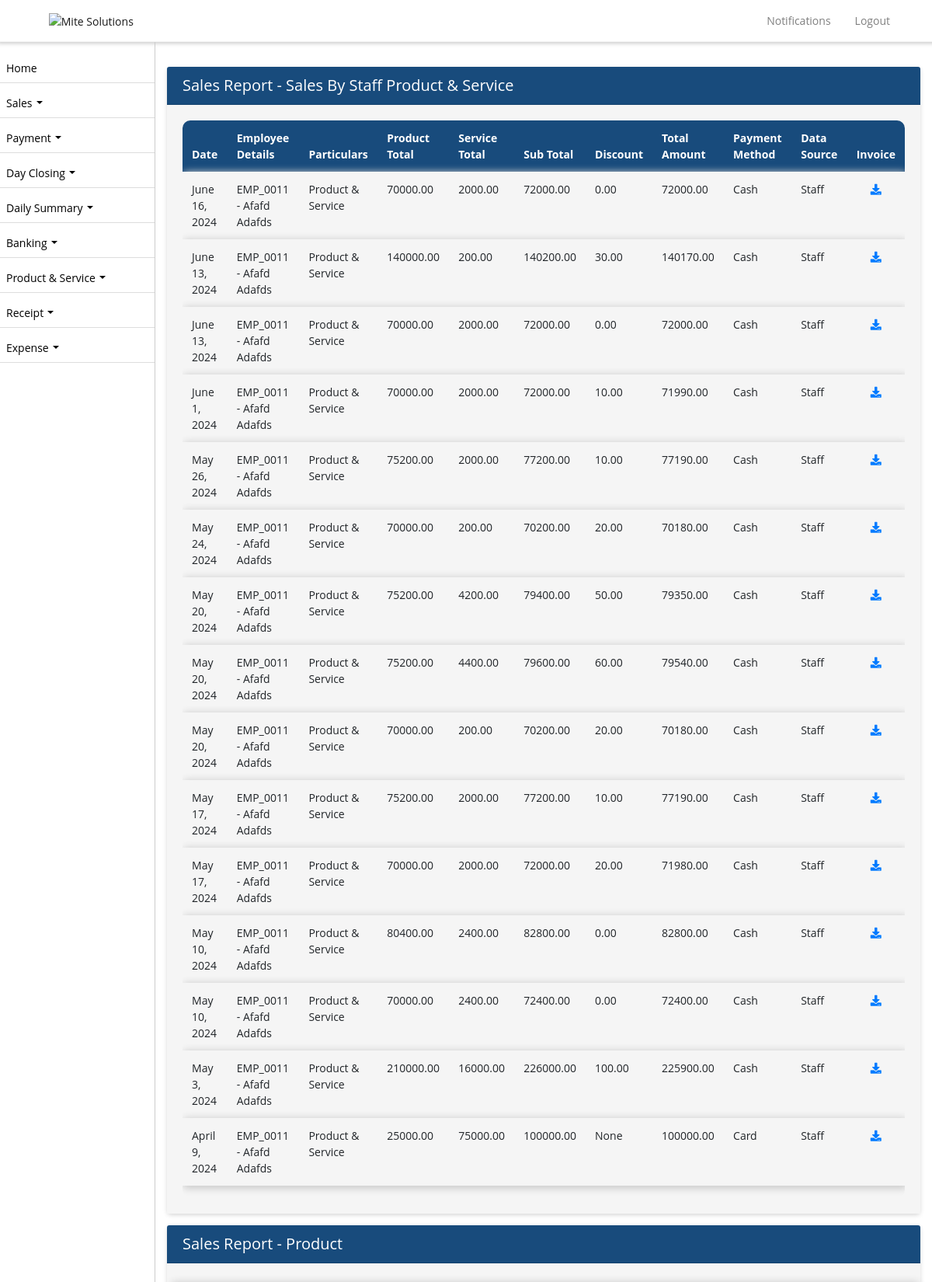
The app's page /sale/sales-report-admin/ (signed in, upper part) with its own data.
### ezshopapp/models.py (models this page shows, shortened)
class SalesByStaffItemService(models.Model):
    date = models.DateField(_("Date"))
    employee = models.ForeignKey(Employee, on_delete=models.CASCADE, verbose_name=_("Employee"), null=True)
    product = models.ForeignKey(Product, on_delete=models.CASCADE, verbose_name=_("Product"),  null=True)
    pquantity = models.PositiveIntegerField(_("Product Quantity"),  null=True)
    pprice = models.DecimalField(max_digits=10, decimal_places=2, verbose_name=_("Product Price"),  null=True)
    service = models.ForeignKey(Service, on_delete=models.CASCADE, verbose_name=_("Service"),  null=True)
    squantity = models.PositiveIntegerField(_("Service Quantity"),  null=True)
    sprice = models.DecimalField(max_digits=10, decimal_places=2, verbose_name=_("Service Price"),  null=True)
    sub_total = models.DecimalField(max_digits=10, decimal_places=2, verbose_name=_("Sub Total"))
    discount = models.DecimalField(max_digits=10, decimal_places=2, verbose_name=_("Discount"), null=True)
    total_amount = models.DecimalField(max_digits=10, decimal_places=2, verbose_name=_("Total Amount"), null=True)
    payment_method = models.CharField(max_length=20, choices=PAYMENT_METHOD_CHOICES, verbose_name=_("Payment Method"))
    created_on = models.DateTimeField(auto_now_add=True, null=True)
    itemtotal = models.DecimalField(max_digits=10, decimal_places=2, verbose_name=_("Products Total"), null=True)
    servicetotal = models.DecimalField(max_digits=10, decimal_places=2, verbose_name=_("Service Total"), null=True)
    note = models.TextField(null=True,blank=True)

class Employee(models.Model):
    employee_id = models.CharField(max_length=10, unique=True)
    username = models.CharField(max_length=50, null=True)
    password = models.CharField(max_length=50, null=True)
    business_profile = models.CharField(max_length=255, null=True)
    business_profile_id = models.IntegerField(null=True)
    first_name = models.CharField(max_length=255)
    second_name = models.CharField(max_length=255)
    nationality = models.CharField(max_length=255)
    mobile_no = models.CharField(max_length=20, blank=True, null=True)
    passport_no = models.CharField(max_length=20, unique=True)
    passport_expiration_date = models.DateField()
    emirates_id = models.CharField(max_length=20, unique=True)
    id_expiration_date = models.DateField()
    basic_pay = models.DecimalField(max_digits=10, decimal_places=2)
    house_allowance = models.DecimalField(max_digits=10, decimal_places=2, default=0)
    transportation_allowance = models.DecimalField(max_digits=10, decimal_places=2, default=0)
    commission_percentage = models.DecimalField(max_digits=5, decimal_places=2, default=0, validators=[MinValueValidator(0)])
    joining_date = models.DateField()
    job_role = models.ForeignKey(Role, on_delete=models.SET_NULL, null=True)
    is_employee = models.BooleanField(default=True)
    created_on = models.DateTimeField(auto_now_add=True, null=True)

### ezshopapp/views.py (the view)
# urls.py: path('sale/sales-report-admin/', sales_report_admin, name='sales_report_admin'),
def sales_report_admin(request):
    try:
        shop_admin = ShopAdmin.objects.get(user=request.user)
        shop = shop_admin.shop
        business = BusinessProfile.objects.get(license_number=shop.license_number)
        employees = Employee.objects.filter(business_profile=business)
        sales_by_staff_item = SaleByStaffItem.objects.filter(employee__in=employees).select_related('employee', 'item').order_by('-date')
        sales_by_staff_item_service = SalesByStaffItemService.objects.filter(employee__in=employees).select_related('employee').order_by('-date')
        sales_by_staff_service = SaleByStaffService.objects.filter(employee__in=employees).select_related('employee', 'service').order_by('-date')
        sales_by_admin_item = SalesByAdminItem.objects.filter(employee__in=employees).select_related('employee', 'item').order_by('-date')
        sales_by_admin_service = SaleByAdminService.objects.filter(employee__in=employees).select_related('employee', 'service').order_by('-date')
        service_sales = [(sale, 'Staff') for sale in sales_by_staff_service] + [(sale, 'Admin') for sale in sales_by_admin_service]
        sales = [(sale, 'Admin') for sale in sales_by_admin_item] + [(sale, 'Staff') for sale in sales_by_staff_item]
        salesa = sales_by_staff_item_service
    except AttributeError:
        business = None
        employees = None
        service_sales = []
        sales = []
        salesa = []
    context = {
        'sales': sales,
        'salesa': salesa,
        'service_sales': service_sales,
    }
    return render(request, 'sales_report_admin.html', context)

### ezshopapp/models.py (called while the page is built)
    def __str__(self):
        return self.name

### ezshopapp/templates/sales_report_admin.html (shortened to what this page needs)
{% extends 'base.html' %}
{% block content %}
<div class="card">
    <div class="card-header">
        <h5 class="mb-0 text-white">Sales Report - Sales By Staff Product & Service</h5>
    </div>
    <div class="card-body">
        <div class="table-responsive">
            <table class="table table-bordered table-striped nowrap" style="width: 100%;" id="ssis">
                <thead>
                    <tr>
                        <th>Date</th>
                        <th>Employee Details</th>
                        <th>Particulars</th>
                        <th>Product Total</th>
                        <th>Service Total</th>
                        <th>Sub Total</th>
                        <th>Discount</th>
                        <th>Total Amount</th>
                        <th>Payment Method</th>
                        <th>Data Source</th>
                        <th>Invoice</th>
                    </tr>
                </thead>
                <tbody>
                    {% for sale in salesa %}
                    <tr>
                        <td>{{ sale.date }}</td>
                        <td class="text-capitalize">{{ sale.employee.employee_id }} - {{ sale.employee.first_name }} {{ sale.employee.second_name }}</td>
                       <td>Product & Service</td>
                        <td>{{ sale.itemtotal }}</td>
                        <td>{{ sale.servicetotal }}</td>
                        <td>{{ sale.sub_total }}</td>
                        <td>{{ sale.discount }}</td>
                        <td>{{ sale.total_amount }}</td>
                        <td class="text-capitalize">{{ sale.payment_method }}</td>
                        <td>Staff</td>
                        <td class="text-center">
                        <a href="{% url 'generate_invoice_pdf' sale.id 'salesbystaffitemservice' %}" class="text-center">
                            <i class="fas fa-download"></i>
                        </a>
                        </td>
                    </tr>
                    {% endfor %}
                </tbody>
            </table>
        </div>
    </div>
</div>
<div class="card">
    <div class="card-header">
        <h5 class="mb-0">Sales Report - Product</h5>
    </div>
    <div class="card-body">
    </div>
</div>
{% endblock %}

### ezshopapp/templates/base.html (style rules this page uses)
.table-bordered td, .table-bordered th { border: transparent !important; }
.table-bordered>:not(caption)>* { border-width: 0px !important; box-shadow: 2px 2px 10px 2px #ccc; border-radius:5px; }
body, p, h1, h2, h3, h4, h5, h6, a, li, label, input, div, span, small { font-family: "Open Sans", sans-serif !important; }
body, p, a, li, li>a { font-size:14px !important; }
body { padding-top: 56px; background-color: #ffffff !important; }
table thead { border-radius: 5px !important; }
table thead th { vertical-align: bottom; border-bottom: 2px solid #dee2e6; background-color: #184b7c !important; color: #fff !important; }
tbody { border-bottom: 0px !important; background-color: #f5f5f5 !important; }
tbody>tr>td { background-color: #f5f5f5 !important; }
table { border:1px !important; }
div>.table-responsive, table, table>thead { border-radius: 10px !important; }
.card { border:0px !important; margin-top:15px; margin-bottom:15px; box-shadow: 0px 2px 6px -1px #ccc; }
.card-body { background-color: #f5f5f5 !important; }
.card-header { background-color: #184b7c !important; color:#fff !important; }
.card-header>a, .card-header>h5 { color:#fff !important; }

### records on screen
SalesByStaffItemService: date "June 16, 2024", employee.employee_id "EMP_0011", employee.first_name "Afafd", employee.second_name "Adafds", itemtotal "70000.00", servicetotal "2000.00", sub_total "72000.00", discount "0.00", total_amount "72000.00", payment_method "Cash"
SalesByStaffItemService: date "June 13, 2024", employee.employee_id "EMP_0011", employee.first_name "Afafd", employee.second_name "Adafds", itemtotal "140000.00", servicetotal "200.00", sub_total "140200.00", discount "30.00", total_amount "140170.00", payment_method "Cash"
SalesByStaffItemService: date "June 13, 2024", employee.employee_id "EMP_0011", employee.first_name "Afafd", employee.second_name "Adafds", itemtotal "70000.00", servicetotal "2000.00", sub_total "72000.00", discount "0.00", total_amount "72000.00", payment_method "Cash"
SalesByStaffItemService: date "June 1, 2024", employee.employee_id "EMP_0011", employee.first_name "Afafd", employee.second_name "Adafds", itemtotal "70000.00", servicetotal "2000.00", sub_total "72000.00", discount "10.00", total_amount "71990.00", payment_method "Cash"
SalesByStaffItemService: date "May 26, 2024", employee.employee_id "EMP_0011", employee.first_name "Afafd", employee.second_name "Adafds", itemtotal "75200.00", servicetotal "2000.00", sub_total "77200.00", discount "10.00", total_amount "77190.00", payment_method "Cash"
SalesByStaffItemService: date "May 24, 2024", employee.employee_id "EMP_0011", employee.first_name "Afafd", employee.second_name "Adafds", itemtotal "70000.00", servicetotal "200.00", sub_total "70200.00", discount "20.00", total_amount "70180.00", payment_method "Cash"
SalesByStaffItemService: date "May 20, 2024", employee.employee_id "EMP_0011", employee.first_name "Afafd", employee.second_name "Adafds", itemtotal "75200.00", servicetotal "4200.00", sub_total "79400.00", discount "50.00", total_amount "79350.00", payment_method "Cash"
SalesByStaffItemService: date "May 20, 2024", employee.employee_id "EMP_0011", employee.first_name "Afafd", employee.second_name "Adafds", itemtotal "75200.00", servicetotal "4400.00", sub_total "79600.00", discount "60.00", total_amount "79540.00", payment_method "Cash"
SalesByStaffItemService: date "May 20, 2024", employee.employee_id "EMP_0011", employee.first_name "Afafd", employee.second_name "Adafds", itemtotal "70000.00", servicetotal "200.00", sub_total "70200.00", discount "20.00", total_amount "70180.00", payment_method "Cash"
SalesByStaffItemService: date "May 17, 2024", employee.employee_id "EMP_0011", employee.first_name "Afafd", employee.second_name "Adafds", itemtotal "75200.00", servicetotal "2000.00", sub_total "77200.00", discount "10.00", total_amount "77190.00", payment_method "Cash"
SalesByStaffItemService: date "May 17, 2024", employee.employee_id "EMP_0011", employee.first_name "Afafd", employee.second_name "Adafds", itemtotal "70000.00", servicetotal "2000.00", sub_total "72000.00", discount "20.00", total_amount "71980.00", payment_method "Cash"
SalesByStaffItemService: date "May 10, 2024", employee.employee_id "EMP_0011", employee.first_name "Afafd", employee.second_name "Adafds", itemtotal "80400.00", servicetotal "2400.00", sub_total "82800.00", discount "0.00", total_amount "82800.00", payment_method "Cash"
SalesByStaffItemService: date "May 10, 2024", employee.employee_id "EMP_0011", employee.first_name "Afafd", employee.second_name "Adafds", itemtotal "70000.00", servicetotal "2400.00", sub_total "72400.00", discount "0.00", total_amount "72400.00", payment_method "Cash"
SalesByStaffItemService: date "May 3, 2024", employee.employee_id "EMP_0011", employee.first_name "Afafd", employee.second_name "Adafds", itemtotal "210000.00", servicetotal "16000.00", sub_total "226000.00", discount "100.00", total_amount "225900.00", payment_method "Cash"
SalesByStaffItemService: date "April 9, 2024", employee.employee_id "EMP_0011", employee.first_name "Afafd", employee.second_name "Adafds", itemtotal "25000.00", servicetotal "75000.00", sub_total "100000.00", discount "None", total_amount "100000.00", payment_method "Card"
